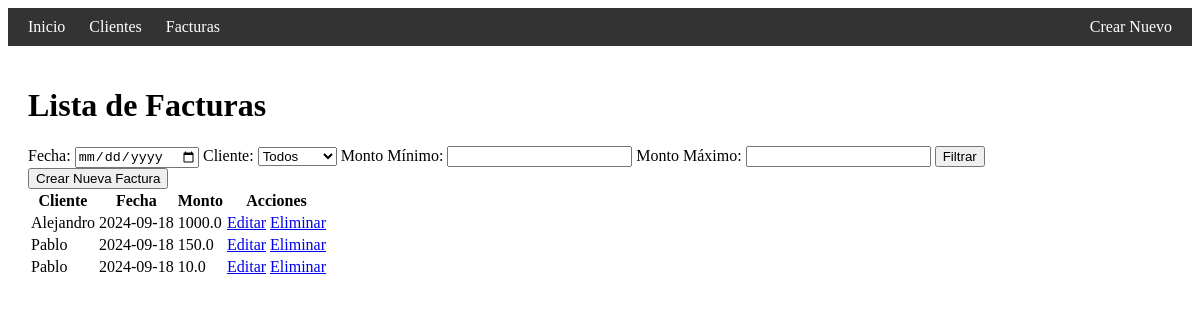
/facturas, run on an earlier commit of the app's database.
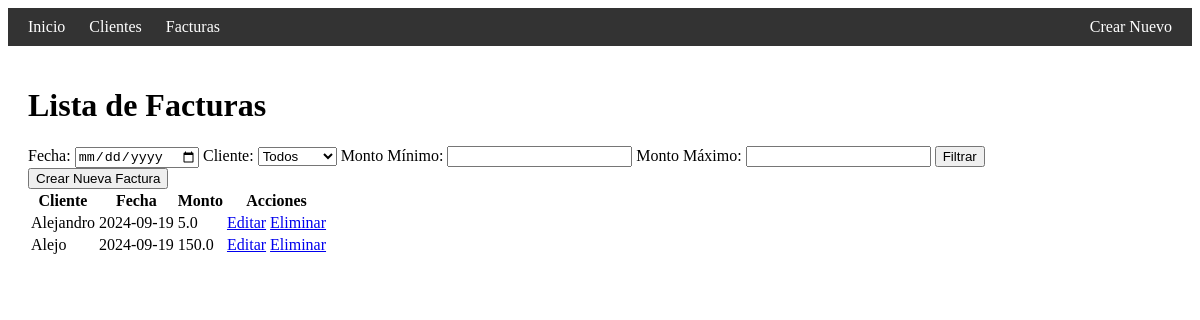
And on a later commit of the database.
### app.py (models this page shows)
class Factura(db.Model):
    id = db.Column(db.Integer, primary_key=True)
    cliente_id = db.Column(db.Integer, db.ForeignKey('cliente.id'), nullable=False)
    fecha = db.Column(db.String(10), nullable=False)
    monto = db.Column(db.Float, nullable=False)
    cliente = db.relationship('Cliente', backref=db.backref('facturas', lazy=True))

class Cliente(db.Model):
    id = db.Column(db.Integer, primary_key=True)
    nombre = db.Column(db.String(100), nullable=False)
    email = db.Column(db.String(100), nullable=False)
    telefono = db.Column(db.String(10), nullable=False)

### app.py (the view)
@app.route('/facturas', methods=['GET'])
def listar_facturas():
    fecha = request.args.get('fecha')
    cliente_id = request.args.get('cliente_id')
    monto_minimo = request.args.get('monto_minimo')
    monto_maximo = request.args.get('monto_maximo')
    query = Factura.query
    if fecha:
        query = query.filter(Factura.fecha == fecha)
    if cliente_id:
        query = query.filter(Factura.cliente_id == cliente_id)
    if monto_minimo:
        query = query.filter(Factura.monto >= float(monto_minimo))
    if monto_maximo:
        query = query.filter(Factura.monto <= float(monto_maximo))
    facturas = query.all()
    clientes = Cliente.query.all() # Filtro para buscar por cliente
    return render_template('facturas.html', facturas=facturas, clientes=clientes)

### templates/facturas.html (shortened to what this page needs)
{% extends 'base.html' %}
{% block content %}
<h1>Lista de Facturas</h1>
<form method="get" action="{{ url_for('listar_facturas') }}">
    <label for="fecha">Fecha:</label>
    <input type="date" name="fecha" id="fecha">
    <label for="cliente_id">Cliente:</label>
    <select name="cliente_id" id="cliente_id">
        <option value="">Todos</option>
    </select>
    <label for="monto_minimo">Monto Mínimo:</label>
    <input type="number" step="0.01" name="monto_minimo" id="monto_minimo">
    <label for="monto_maximo">Monto Máximo:</label>
    <input type="number" step="0.01" name="monto_maximo" id="monto_maximo">
    <button type="submit">Filtrar</button>
</form>
<a href="{{ url_for('nueva_factura') }}">
    <button>Crear Nueva Factura</button>
</a>
<table>
    <tr>
        <th>Cliente</th>
        <th>Fecha</th>
        <th>Monto</th>
        <th>Acciones</th>
    </tr>
    {% for factura in facturas %}
    <tr>
        <td>{{ factura.cliente.nombre }}</td>
        <td>{{ factura.fecha }}</td>
        <td>{{ factura.monto }}</td>
        <td>
            <a href="{{ url_for('editar_factura', id=factura.id) }}">Editar</a>
            <a href="{{ url_for('eliminar_factura', id=factura.id) }}">Eliminar</a>
        </td>
    </tr>
    {% endfor %}
</table>
{% endblock %}

What changed in the data, as far as the page shows it:
removed Factura: cliente.nombre "Pablo", fecha "2024-09-18", monto "10.0"
changed Factura "Alejandro": fecha "2024-09-18" → "2024-09-19"; monto "1000.0" → "5.0"
changed Factura: cliente.nombre "Pablo" → "Alejo"; fecha "2024-09-18" → "2024-09-19"
